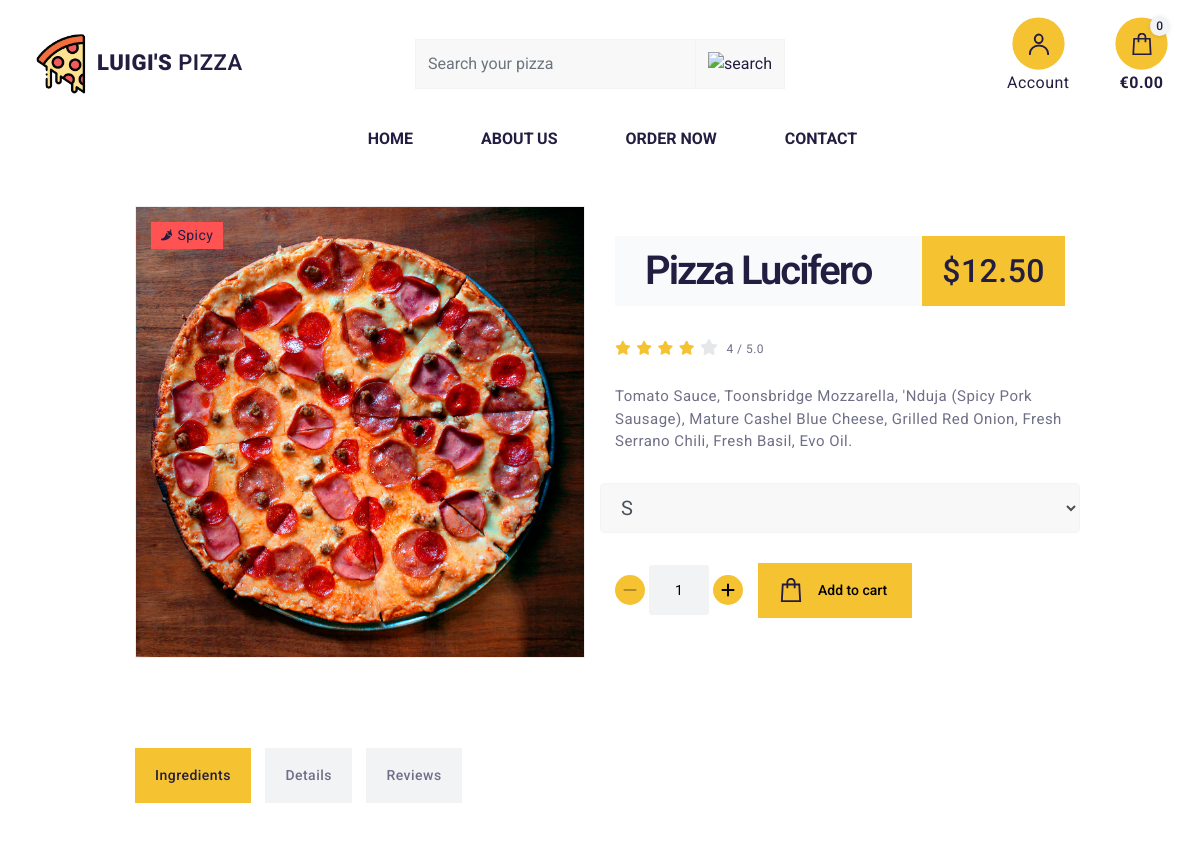
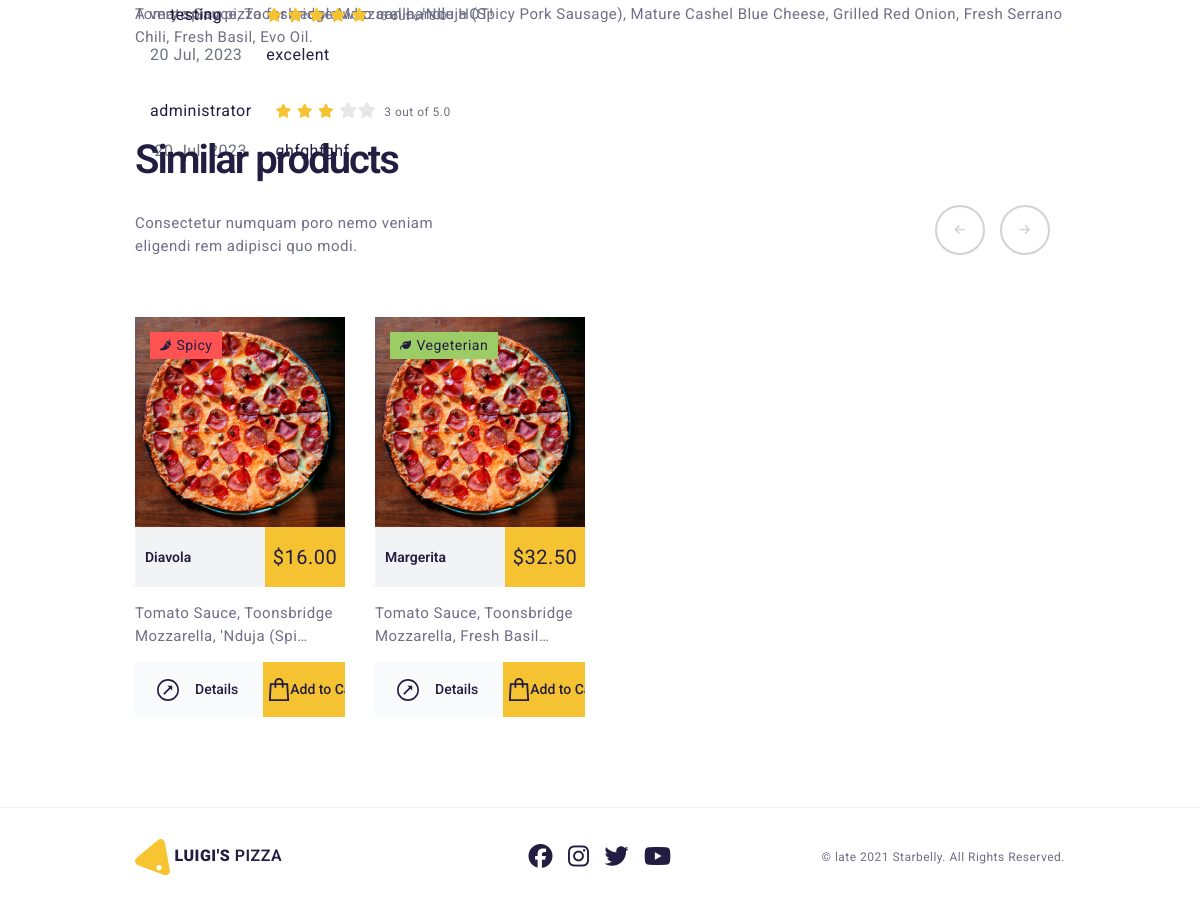
Page /menu/4/ on the committed database (2 pictures, top to bottom).
### products/models.py (models this page shows, shortened)
class Product(models.Model):
    category = models.ForeignKey('Category', null=True, blank=True,
                                 on_delete=models.SET_NULL)
    name = models.CharField(max_length=254)
    description = models.TextField()
    ingredients = models.TextField()
    vegetarian = models.BooleanField(blank=True)
    spicy = models.BooleanField(blank=True)
    has_size = models.BooleanField(default=False, null=True, blank=True)
    size = models.ManyToManyField('Size')
    topping = models.ManyToManyField('Topping')
    price = models.DecimalField(max_digits=6, decimal_places=2)
    rating = models.DecimalField(max_digits=6, decimal_places=2, null=True, blank=True)
    image_url = models.URLField(max_length=1024, null=True, blank=True)
    image = models.ImageField(null=True, blank=True)

class ProductReview(models.Model):
    user = models.ForeignKey(User, on_delete=models.SET_NULL, null=True)
    product = models.ForeignKey(Product, on_delete=models.SET_NULL, null=True, related_name="reviews")
    review = models.TextField()
    rating = models.IntegerField(choices=RATING, default=1)
    date = models.DateTimeField(auto_now_add=True)
    class Meta:
        verbose_name_plural = 'Product Reviews'

### products/views.py (the view)
# urls.py: path('<int:product_id>/', views.menu_item, name='menu_item'),
def menu_item(request, product_id):
    product = get_object_or_404(Product, pk=product_id)
    similar_products = Product.objects.filter(category=product.category).exclude(pk=product_id)[:5]
    reviews = ProductReview.objects.filter(product=product).order_by("-date")
    average_rating = ProductReview.objects.filter(product=product).aggregate(rating=Avg('rating'))
    review_form = ProductReviewForm()
    make_review = True
    if request.user.is_authenticated:
        user_review_count = ProductReview.objects.filter(user=request.user.id, product=product).count()
        if user_review_count > 0:
            make_review = False
    context = {
        'product': product,
        'make_review': make_review,
        'review_form': review_form,
        'average_rating': average_rating,
        'reviews': reviews,
        'similar_products': similar_products,
    }
    return render(request, 'products/menu_item.html', context)

### products/forms.py
class ProductReviewForm(forms.ModelForm):
    review = forms.CharField(widget=forms.Textarea(attrs={'placeholder':'write a review'}))
    class Meta:
        model = ProductReview
        fields = ['review', 'rating']

### cart/contexts.py (called while the page is built, shortened)
def cart_contents(request):
    cart_items = []
    total = 0
    product_count = 0
    cart = request.session.get('cart', {})
    if total <= settings.FREE_DELIVERY_THRESHOLD:
        delivery = settings.STANDARD_DELIVERY_FEE
        free_delivery_delta = settings.FREE_DELIVERY_THRESHOLD - total
    else:
        delivery = 0
        free_delivery_delta = 0
    grand_total = total + delivery
    context = {
        'cart_items': cart_items,
        'total': total,
        'product_count': product_count,
        'delivery': delivery,
        'free_delivery_delta': free_delivery_delta,
        'free_delivery_threshold': settings.FREE_DELIVERY_THRESHOLD,
        'grand_total': grand_total,
    }
    return context

### products/templates/products/menu_item.html (shortened to what this page needs)
{% extends "base.html" %}
{% load static %}
{% block page_header %}
<div class="container header-container">
</div>
{% endblock %}
{% block content %}
<section class="lp-p-90-0">
  <div class="container">
    <div class="row align-items-center">
      <div class="col-lg-6">
        <div class="lp-gallery-item lp-gallery-square lp-mb-90">
          {% if product.image %}
          <img src="{{ product.image.url }}" alt="{{ product.name }}">
          {% if product.vegetarian == True %}
          <div class="lp-badge lp-vegan"><i class="fas fa-leaf"></i> Vegeterian</div>
          {% elif product.spicy == True %}
          <div class="lp-badge lp-hot"><i class="fas fa-pepper-hot"></i> Spicy</div>
          {% endif %}
          {% endif %}
        </div>
      </div>
      <div class="col-lg-6">
        <div class="lp-product-description lp-mb-90">
          <div class="lp-price-frame lp-mb-30">
            <h2>{{ product.name }}</h2>
            <div class="lp-price">${{ product.price }}</div>
          </div>
          {% if average_rating.rating %}
            <ul class="lp-stars lp-mb-25">
              <li><i class="fas fa-star {% if average_rating.rating > 0 %} full {% else %} empty {% endif %}"></i></li>
              <li><i class="fas fa-star {% if average_rating.rating > 1 %} full {% else %} empty {% endif %}"></i></li>
              <li><i class="fas fa-star {% if average_rating.rating > 2 %} full {% else %} empty {% endif %}"></i></li>
              <li><i class="fas fa-star {% if average_rating.rating > 3 %} full {% else %} empty {% endif %}"></i></li>
              <li><i class="fas fa-star {% if average_rating.rating > 4 %} full {% else %} empty {% endif %}"></i></li>
              <li><span class="ml-2">{{ average_rating.rating|floatformat }} / 5.0</span></li>
            </ul>
          {% endif %}
          <p class="lp-text lp-mb-30">{{ product.ingredients }}</p>
          <form class="form" action="{% url 'add_to_cart' product.id %}" method="POST">
            {% with product.has_size as s %}
            <div class="row">
              {% if s %}
              <select class="form-control form-control-lg lp-mb-30" name="product_size" id="id_product_size">
                <option class="col-lg-4" value="S" selected>
                  <div class="lp-features-item lp-features-item-sm lp-mb-30">
                    <div class="lp-feature-text">
                    </div>
                  </div>
                </option>
              </select>
            </div>
            {% endif %}
            <div class="form-group lp-buttons-frame">
              <div class="input-group lp-input-number-frame">
                <div class="input-group-prepend">
                  <button class="decrement-qty lp-input-number-btn" data-item_id="{{ product.id }}"
                    id="decrement-qty_{{ product.id }}">
                    <span>
                      <i class="fas fa-minus"></i>
                    </span>
                  </button>
                </div>
                <input class="form-control-sm qty_input" type="number" name="quantity" value="1" min="1" max="99"
                  data-item_id="{{ product.id }}" id="id_qty_{{ product.id }}">
                <div class="input-group-append">
                  <button class="increment-qty lp-input-number-btn" data-item_id="{{ product.id }}"
                    id="increment-qty_{{ product.id }}">
                    <span>
                      <i class="fas fa-plus"></i>
                    </span>
                  </button>
                </div>
              </div>
              <button type="submit" class="lp-btn lp-atc">
                <span class="lp-icon">
                  <img src="/media/cart.svg" alt="icon">
                </span>
                <span class="lp-add-to-cart-text">Add to cart</span>
              </button>
            </div>
            {% endwith %}
          </form>
        </div>
      </div>
    </div>
    <div class="lp-filter">
      <a href="#." data-filter=".lp-ingredients-tab" class="lp-filter-link lp-active">Ingredients</a>
      <a href="#." data-filter=".lp-details-tab" class="lp-filter-link">Details</a>
      <a href="#." data-filter=".lp-reviews-tab" class="lp-filter-link">Reviews</a>
    </div>
    <div class="lp-masonry-grid lp-tabs">
      <div class="lp-grid-item lp-ingredients-tab">
        <div class="lp-tab">
          <p class="lp-text lp-mb-15">{{ product.ingredients }}</p>
        </div>
      </div>
      <div class="lp-grid-item lp-details-tab" style="position: absolute">
        <div class="lp-tab">
          <p class="lp-text lp-mb-15">{{ product.description }}</p>
        </div>
      </div>
      <div class="lp-grid-item lp-reviews-tab" style="position: absolute">
        <div class="lp-tab">
          <div class="d-flex">
            <div class="comment-list col">
              {% for r in reviews %}
              <div class="single-comment justify-content-between d-flex mb-3">
                <div class="user justify-content-between d-flex">
                  <div class="text-center mr-4">
                    <p class="user">{{ r.user.username }}</p>
                    <p class="font-xs text-muted">{{ r.date|date:"d M, Y" }}</p>
                  </div>
                  <div class="desc">
                    <div class="d-flex justify-content-bentween mb-3">
                      {% if r.rating %}
                      <ul class="lp-stars">
                        <li><i class="fas fa-star {% if r.rating > 0 %} full {% else %} empty {% endif %}"></i></li>
                        <li><i class="fas fa-star {% if r.rating > 1 %} full {% else %} empty {% endif %}"></i></li>
                        <li><i class="fas fa-star {% if r.rating > 2 %} full {% else %} empty {% endif %}"></i></li>
                        <li><i class="fas fa-star {% if r.rating > 3 %} full {% else %} empty {% endif %}"></i></li>
                        <li><i class="fas fa-star {% if r.rating > 4 %} full {% else %} empty {% endif %}"></i></li>
                        <li><span class="ml-2">{{ r.rating|floatformat }} out of 5.0</span></li>
                      </ul>
                      {% endif %}
                    </div>
                    <p class="mb-10">{{ r.review }}</p>
                  </div>
                </div>
              </div>
              {% endfor %}
            </div>
          </div>
        </div>
      </div>
    </div>
  </div>
</section>
<section class="lp-short-menu lp-p-0-90">
  <div class="container">
    <div class="lp-group-title lp-mb-30">
      <div class="lp-left lp-mb-30">
        <h2 class="lp-mb-30">Similar products</h2>
        <p class="lp-text">Consectetur numquam poro nemo veniam<br>eligendi rem adipisci quo modi.</p>
      </div>
      <div class="lp-right lp-mb-30">
        <div class="lp-slider-nav">
          <div class="lp-prev-btn lp-short-menu-prev"><i class="fas fa-arrow-left"></i></div>
          <div class="lp-next-btn lp-short-menu-next"><i class="fas fa-arrow-right"></i></div>
        </div>
      </div>
    </div>
    <div class="swiper-container lp-short-menu-slider">
      <div class="swiper-wrapper">
        {% for sp in similar_products %}
          <div class="swiper-slide">
            <div class="lp-menu-item">
              {% if sp.image %}
              <div class="lp-cover-frame">
                <img src="{{ sp.image.url }}" alt="{{ sp.name }}">
                {% if sp.vegetarian == True %}
                <div class="lp-badge lp-vegan"><i class="fas fa-leaf"></i> Vegeterian</div>
                {% elif sp.spicy == True %}
                <div class="lp-badge lp-hot"><i class="fas fa-pepper-hot"></i> Spicy</div>
                {% endif %}
              </div>
              {% else %}
              <div class="lp-cover-frame">
                <img src="{{ MEDIA_URL }}noimage.png" alt="{{ sp.name }}">
              </div>
              {% endif %}
              <div class="lp-card-tp">
                <h5 class="lp-card-title">{{ sp.name}}</h5>
                <div class="lp-price">${{ sp.price }}</div>
              </div>
              <div class="lp-description">
                <p class="lp-text lp-mb-15">{{ sp.ingredients|truncatechars:50 }}</p>
              </div>
              <div class="lp-card-buttons-frame">
                <a href="{% url 'menu_item' sp.id %}" class="lp-btn lp-btn-gray">
                  <span class="lp-icon">
                    <img src="/media/arrow.svg" alt="icon">
                  </span>
                  <span>Details</span>
                </a>
                {% if product.has_size %}
                <a href="{% url 'menu_item' sp.id %}" class="lp-btn lp-atc">
                  <span class="lp-icon">
                    <img src="/media/cart.svg" alt="icon">
                  </span>
                  <span class="lp-add-to-cart-text">Add to Cart</span>
                </a>
                {% endif %}
              </div>
            </div>
          </div>
        {% endfor %}
      </div>
    </div>
  </div>
</section>
<footer>
  <div class="container">
    <div class="lp-footer-frame">
      <a href="#" class="lp-logo-frame">
        <h4 class="logo-font text-black my-0"><img src="/media/logo-pizza.svg" alt="Pizza slice">
          <strong>Luigi's</strong> Pizza</h4>
      </a>
      <ul class="lp-social">
        <li><a href="#."><i class="fa-brands fa-facebook"></i></a></li>
        <li><a href="#."><i class="fa-brands fa-instagram"></i></a></li>
        <li><a href="#."><i class="fa-brands fa-twitter"></i></a></li>
        <li><a href="#."><i class="fa-brands fa-youtube"></i></a></li>
      </ul>
      <div class="lp-copy">&copy; late 2021 Starbelly. All Rights Reserved.</div>
    </div>
  </div>
</footer>
{% endblock %}

### rows in the picture
Product: image (picture), name "Pizza Lucifero", price "12.50", ingredients "Tomato Sauce, Toonsbridge Mozzarella, 'Nduja (Spicy Pork Sausage), Mature Cashel Blue Cheese, Grilled Red Onion, Fresh Serrano Chili, Fresh Basil, Evo Oil.", description "A very spicy pizza for people who can handle HOT!"
ProductReview: user.username "testing", date "20 Jul, 2023", rating "5", review "excelent"
ProductReview: user.username "administrator", date "20 Jul, 2023", rating "3", review "ghfghfghf"
Product: image (picture), vegetarian False (drawn), name "Diavola", price "16.00", ingredients "Tomato Sauce, Toonsbridge Mozzarella, 'Nduja (Spi…"
Product: image (picture), vegetarian True (drawn), name "Margerita", price "32.50", ingredients "Tomato Sauce, Toonsbridge Mozzarella, Fresh Basil…"

### other values in the picture
{{ product_count }} "0"
{{ average_rating.rating|floatformat }} "4"
